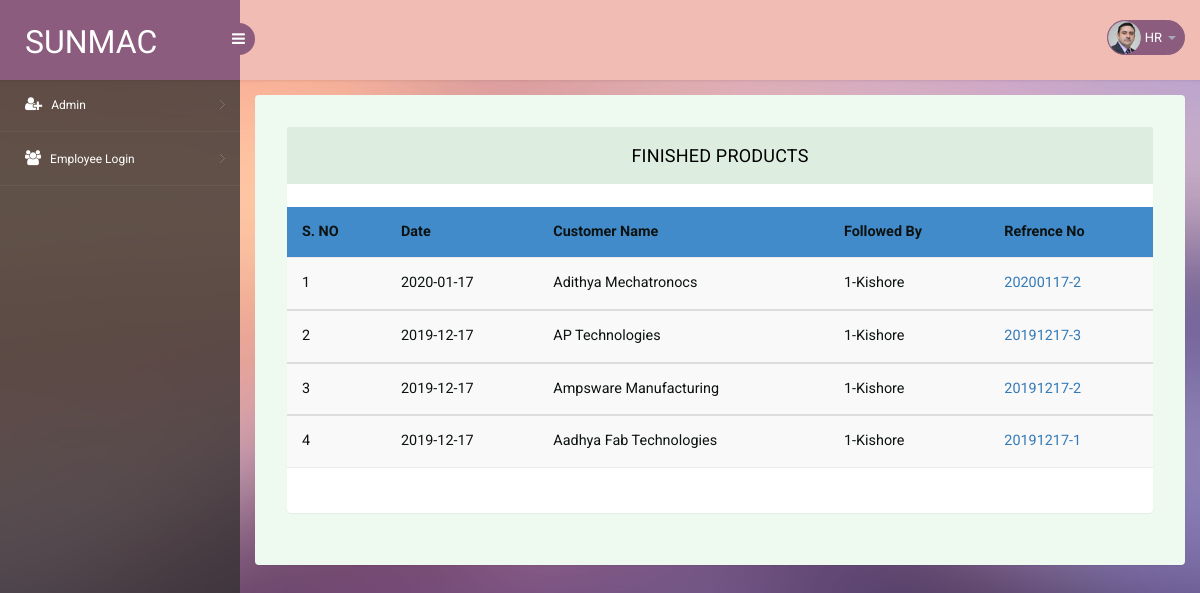
The page /sales_ppf.php (signed in) on the database as committed earlier.
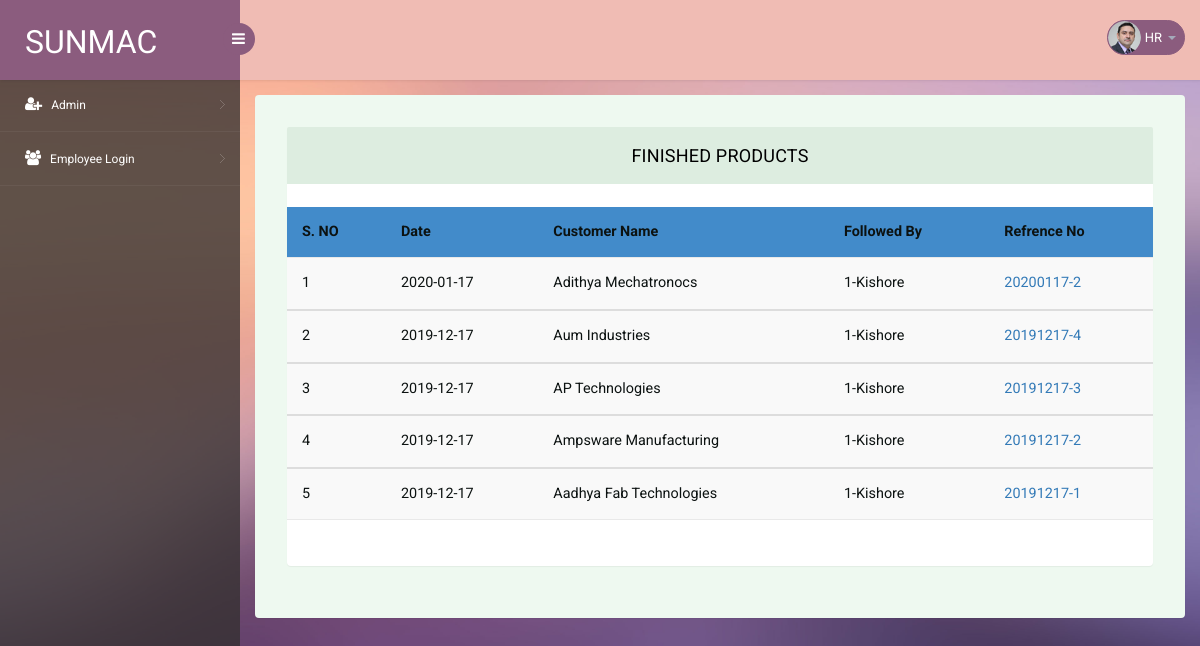
The same page on the database as committed later.
### tables this page shows
CREATE TABLE `sample_pi` (
  `SAMPLE_PI_ID` int(11) NOT NULL,
  `CUSTOMER_NAME` varchar(100) NOT NULL,
  `MOBILE` varchar(100) NOT NULL,
  `TO_ADDRESS` varchar(100) NOT NULL,
  `DELIVERY_ADDRESS` varchar(100) NOT NULL,
  `TOTAL_AMOUNT` int(100) NOT NULL,
  `DATE` date NOT NULL,
  `GST` int(10) NOT NULL,
  `GST_AMOUNT` int(100) NOT NULL,
  `BALANCE` int(100) NOT NULL,
  `INVOICE_STATUS` int(5) NOT NULL,
  `NOTE_1` varchar(100) NOT NULL,
  `NOTE_2` varchar(100) NOT NULL,
  `FOLLOWED_BY_PERSON` varchar(50) NOT NULL,
  `REFERENCE_NO` varchar(50) NOT NULL,
  `SHOW_TO_ADMIN` int(1) NOT NULL DEFAULT '1'
);

### sales_ppf.php (the view, shortened to what this page needs)
<?php
include 'db_connect.php';
$sql = "SELECT * FROM `sample_pi` P WHERE 1 = 1 AND P.INVOICE_STATUS = 3 ORDER BY 1 DESC";
?>
  <!DOCTYPE html>
  <head>
  <link rel="stylesheet" href="https://cdnjs.cloudflare.com/ajax/libs/font-awesome/4.7.0/css/font-awesome.min.css">
  </head>
  <body>
  <?php include 'header.php'; ?>
  <section id="main-content">
    <section class="wrapper">
      <div class="form-w3layouts">
 <div class="row">
            <div class="col-lg-12">
                <section class="panel">
                    <header class="panel-heading">
                           Finished Products
                    </header>
                    <br>
<?php
if($result = mysqli_query($conn, $sql)){
    if(mysqli_num_rows($result) > 0){
?>
                 <div class="table-responsive">
                            <table class="table table-striped table-hover">
                              <thead>
                               <tr style="color:#0c1211";>
                                    <th style="color:#0c1211";>S. NO</th>
                                    <th style="color:#0c1211";>Date</th>
                                    <th style="color:#0c1211";>Customer Name</th>
                                    <th class="max-30" style="color:#0c1211";>Followed By</th>
                                    <th style="color:#0c1211";>Refrence No</th>
                                </tr>
                             </thead>
<?php
$i = 1;
while($row = mysqli_fetch_array($result)) {
?>
                           <tbody>
                              <tr>
                                    <td style="color:#0c1211";>
                                        <?php echo $i; ?>
                                    </td>
                                    <td style="color:#0c1211";><?php echo $row['DATE']; ?></td>
                                    <td style="color:#0c1211";><?php echo $row['CUSTOMER_NAME']; ?></td>
                                    <td style="color:#0c1211";><?php echo $row['FOLLOWED_BY_PERSON']; ?></td>
                                    <td class="max-30" style="color:#0c1211";>
                                      <a href="productionDispatch.php?invoiceId=<?php echo $row['SAMPLE_PI_ID']; ?>" >
                                      <?php echo $row['REFERENCE_NO']; ?>
                                        </a>
                                    </td>
                               </tr>
                            </tbody>
 <?php
 ++$i;
}
?>
                            </table>
<?php
}
else{
    echo "No records matching your query were found.";
    }
}
?>
                            <br>
                            <br>
        </div>
      </div>
    </section>
</body>
</html>

Rows that differ between the two databases and show on the page:
now on this page (row edited): sample_pi: DATE "2019-12-17", CUSTOMER_NAME "Aum Industries", FOLLOWED_BY_PERSON "1-Kishore", REFERENCE_NO "20191217-4"
